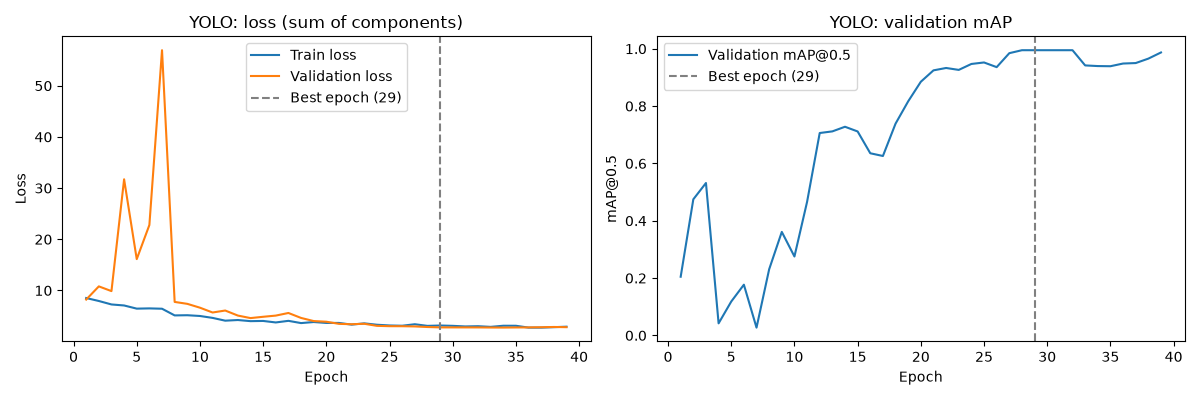

Write Python code to recreate this figure.
import json
import random
import shutil
from pathlib import Path

import numpy as np
import pandas as pd
import torch
from PIL import Image, ImageOps
from ultralytics import YOLO

import matplotlib.pyplot as plt


DATA_DIR = "/home/umair/Deep_Learning/data/Dataset_Detection"
WORK_DIR = "yolo_work"     # recreated on every run
MODEL_WEIGHTS = "yolov8n.pt"  
IMG_SIZE = 640
EPOCHS = 50
BATCH_SIZE = 8
PATIENCE = 10            
SEED = 0
DEVICE = 0 if torch.cuda.is_available() else "cpu"


def calculate_iou(box1, box2):
    x1, y1, x2, y2 = box1
    a1, b1, a2, b2 = box2
    iw = max(0, min(x2, a2) - max(x1, a1))
    ih = max(0, min(y2, b2) - max(y1, b1))
    inter = iw * ih
    union = (x2 - x1) * (y2 - y1) + (a2 - a1) * (b2 - b1) - inter
    return inter / union if union > 0 else 0


def calculate_precision_recall(pred_boxes, pred_scores, pred_labels, gt_boxes, gt_labels,
                               iou_threshold=0.5, score_threshold=0.5):
    tp, fp, matched = 0, 0, set()
    for i, pb in enumerate(pred_boxes):
        if pred_scores[i] < score_threshold:
            continue
        best_iou, best_j = 0, -1
        for j, gb in enumerate(gt_boxes):
            if pred_labels[i] == gt_labels[j] and j not in matched:
                iou = calculate_iou(pb, gb)
                if iou > best_iou:
                    best_iou, best_j = iou, j
        if best_iou >= iou_threshold:
            tp += 1
            matched.add(best_j)
        else:
            fp += 1
    fn = len(gt_boxes) - len(matched)
    precision = tp / (tp + fp) if tp + fp > 0 else 0
    recall = tp / (tp + fn) if tp + fn > 0 else 0
    return precision, recall


def calculate_ap(precisions, recalls):
    precisions = [0.0] + list(precisions) + [0.0]
    recalls = [0.0] + list(recalls) + [1.0]
    for i in range(len(precisions) - 1, 0, -1):
        precisions[i - 1] = max(precisions[i - 1], precisions[i])
    idx = [i for i in range(1, len(recalls)) if recalls[i] != recalls[i - 1]]
    return sum((recalls[i] - recalls[i - 1]) * precisions[i] for i in idx)


def calculate_map(predictions, ground_truths, num_classes, iou_threshold=0.5):
    aps = []
    for c in range(1, num_classes):                     
        detections, n_gt = [], 0
        for img, (p, g) in enumerate(zip(predictions, ground_truths)):
            n_gt += sum(1 for l in g["labels"] if l == c)
            for b, s, l in zip(p["boxes"], p["scores"], p["labels"]):
                if l == c:
                    detections.append((s, img, b))
        if n_gt == 0:
            continue
        detections.sort(key=lambda d: d[0], reverse=True)
        matched, tp, fp, precisions, recalls = set(), 0, 0, [], []
        for score, img, box in detections:
            g = ground_truths[img]
            best_iou, best_j = 0, -1
            for j, (gb, gl) in enumerate(zip(g["boxes"], g["labels"])):
                if gl == c and (img, j) not in matched:
                    iou = calculate_iou(box, gb)
                    if iou > best_iou:
                        best_iou, best_j = iou, j
            if best_iou >= iou_threshold:
                tp += 1
                matched.add((img, best_j))
            else:
                fp += 1
            precisions.append(tp / (tp + fp))
            recalls.append(tp / n_gt)
        aps.append(calculate_ap(precisions, recalls))
    return float(np.mean(aps)) if aps else 0.0


def prepare_dataset(folder, work_dir):
    raw = []
    for jf in sorted(Path(folder).glob("*.json")):
        with open(jf) as f:
            data = json.load(f)
        if len(data["shapes"]) > 0:
            raw.append((jf, data))

    class_names = sorted({s["label"].strip() for _, d in raw for s in d["shapes"]})
    class_to_idx = {n: i + 1 for i, n in enumerate(class_names)}    

    samples = []                                        
    for jf, data in raw:
        img = Image.open(jf.parent / Path(data["imagePath"]).name)
        img = ImageOps.exif_transpose(img).convert("RGB")          
        w, h = img.size
        boxes, labels = [], []
        for s in data["shapes"]:
            pts = np.array(s["points"], dtype=np.float32)
            x1, y1 = pts.min(axis=0)
            x2, y2 = pts.max(axis=0)
            x1, x2 = float(np.clip(x1, 0, w)), float(np.clip(x2, 0, w))
            y1, y2 = float(np.clip(y1, 0, h)), float(np.clip(y2, 0, h))
            if x2 - x1 < 2 or y2 - y1 < 2:
                continue
            boxes.append([x1, y1, x2, y2])
            labels.append(class_to_idx[s["label"].strip()])
        if len(boxes) == 0:
            continue
        samples.append((img, jf.stem, boxes, labels))

    random.shuffle(samples)
    n_train, n_val = int(0.70 * len(samples)), int(0.15 * len(samples))
    split_samples = {"train": samples[:n_train],
                     "val": samples[n_train:n_train + n_val],
                     "test": samples[n_train + n_val:]}

    work_dir = Path(work_dir).resolve()
    if work_dir.exists():
        shutil.rmtree(work_dir)                         
    splits = {}
    for split, items in split_samples.items():
        (work_dir / "images" / split).mkdir(parents=True)
        (work_dir / "labels" / split).mkdir(parents=True)
        splits[split] = []
        for img, stem, boxes, labels in items:
            w, h = img.size
            img_path = work_dir / "images" / split / f"{stem}.jpg"
            img.save(img_path, quality=95)
            with open(work_dir / "labels" / split / f"{stem}.txt", "w") as f:
                for (x1, y1, x2, y2), l in zip(boxes, labels):
                    f.write(f"{l - 1} {(x1 + x2) / 2 / w:.6f} {(y1 + y2) / 2 / h:.6f} "
                            f"{(x2 - x1) / w:.6f} {(y2 - y1) / h:.6f}\n")     
            splits[split].append((str(img_path), boxes, labels))

    yaml_path = work_dir / "data.yaml"
    with open(yaml_path, "w") as f:
        f.write(f"path: {work_dir}\ntrain: images/train\nval: images/val\ntest: images/test\nnames:\n")
        for i, n in enumerate(class_names):
            f.write(f"  {i}: {n}\n")
    return splits, class_names, yaml_path


def show_curves(results_csv):
    df = pd.read_csv(results_csv)
    df.columns = df.columns.str.strip()
    epochs = df["epoch"]
    train_cols = [c for c in df.columns if c.startswith("train/") and c.endswith("_loss")]
    val_cols = [c for c in df.columns if c.startswith("val/") and c.endswith("_loss")]
    train_loss = df[train_cols].sum(axis=1)
    val_loss = df[val_cols].sum(axis=1)
    fitness = 0.1 * df["metrics/mAP50(B)"] + 0.9 * df["metrics/mAP50-95(B)"]   
    best_epoch = int(epochs[fitness.idxmax()])

    fig, (ax_loss, ax_map) = plt.subplots(1, 2, figsize=(12, 4))
    ax_loss.plot(epochs, train_loss, label="Train loss")
    ax_loss.plot(epochs, val_loss, label="Validation loss")
    ax_loss.set_title("YOLO: loss (sum of components)")
    ax_loss.set_xlabel("Epoch")
    ax_loss.set_ylabel("Loss")

    ax_map.plot(epochs, df["metrics/mAP50(B)"], label="Validation mAP@0.5")
    ax_map.set_title("YOLO: validation mAP")
    ax_map.set_xlabel("Epoch")
    ax_map.set_ylabel("mAP@0.5")

    for ax in (ax_loss, ax_map):
        ax.axvline(best_epoch, color="gray", linestyle="--", label=f"Best epoch ({best_epoch})")
        ax.legend()
    plt.tight_layout()
    plt.show()


def show_predictions(test, predictions, class_names, score_thresh=0.5):
    fig, axes = plt.subplots(2, 3, figsize=(15, 10))
    for ax in axes.flat:
        ax.axis("off")
    for ax, (img_path, boxes, _), p in zip(axes.flat, test, predictions):
        ax.imshow(Image.open(img_path))
        for b in boxes:                                               # ground truth = green
            ax.add_patch(plt.Rectangle((b[0], b[1]), b[2] - b[0], b[3] - b[1],
                                       fill=False, color="lime", linewidth=2))
        for b, s, l in zip(p["boxes"], p["scores"], p["labels"]):     # predictions = red
            if s >= score_thresh:
                ax.add_patch(plt.Rectangle((b[0], b[1]), b[2] - b[0], b[3] - b[1],
                                           fill=False, color="red", linewidth=2))
                ax.text(b[0], b[1], f"{class_names[l - 1]} {s:.2f}", color="white",
                        fontsize=8, backgroundcolor="red")
    plt.suptitle("YOLO (pretrained)  (green = ground truth, red = prediction)")
    plt.show()


def main():
    random.seed(SEED)
    torch.manual_seed(SEED)

    splits, class_names, yaml_path = prepare_dataset(DATA_DIR, WORK_DIR)
    num_classes = len(class_names) + 1
    print(f"classes: {class_names}")
    print(f"train={len(splits['train'])}  val={len(splits['val'])}  test={len(splits['test'])}")

    model = YOLO(MODEL_WEIGHTS)
    model.train(data=str(yaml_path), epochs=EPOCHS, patience=PATIENCE, imgsz=IMG_SIZE,
                batch=BATCH_SIZE, device=DEVICE, seed=SEED,
                project=str(Path(WORK_DIR).resolve() / "runs"), name="train", exist_ok=True,
                plots=False)                              # we draw our own figures below
    save_dir = Path(model.trainer.save_dir)
    show_curves(save_dir / "results.csv")
    
    best = YOLO(save_dir / "weights" / "best.pt")
    test = splits["test"]
    results = best.predict([t[0] for t in test], conf=0.05, imgsz=IMG_SIZE, device=DEVICE, verbose=False)
    predictions = [{"boxes": r.boxes.xyxy.tolist(), "scores": r.boxes.conf.tolist(),
                    "labels": (r.boxes.cls + 1).int().tolist()} for r in results]   # back to 1-based ids
    ground_truths = [{"boxes": boxes, "labels": labels} for _, boxes, labels in test]

    test_map = calculate_map(predictions, ground_truths, num_classes)
    pr = [calculate_precision_recall(p["boxes"], p["scores"], p["labels"], g["boxes"], g["labels"])
          for p, g in zip(predictions, ground_truths)]
    print(f"\nTEST  mAP@0.5: {test_map:.3f} | precision: {np.mean([x[0] for x in pr]):.3f} "
          f"| recall: {np.mean([x[1] for x in pr]):.3f}")
    show_predictions(test, predictions, class_names)


if __name__ == "__main__":
    main()
